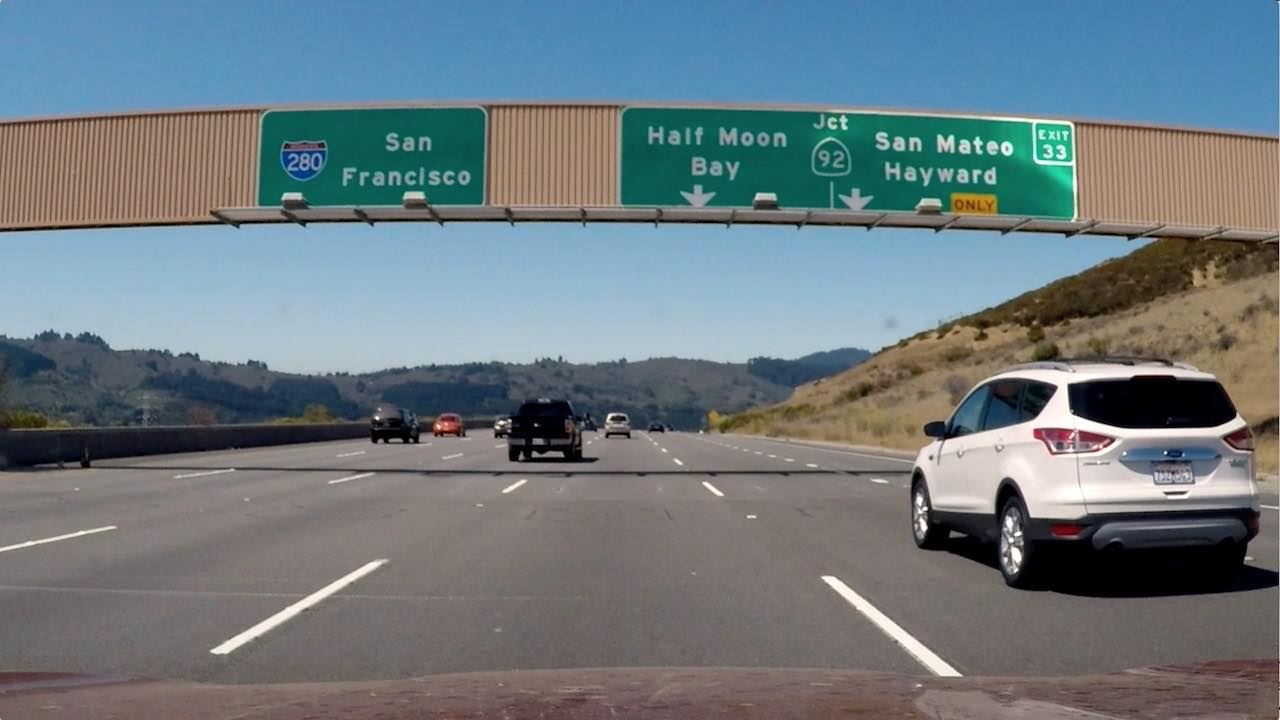
#> input picture examples/signs_vehicles_xygrad.jpg, 1280 x 720 px
$ jupyter execute --allow-errors example.ipynb   (shell and % lines are left out)   (older library calls are emulated)
#> lines starting #> are read from the running program, lines starting #| are printed output that depends on the picture
## Advanced Lane Finding Project

The goals / steps of this project are the following:

* Compute the camera calibration matrix and distortion coefficients given a set of chessboard images.
* Apply a distortion correction to raw images.
* Use color transforms, gradients, etc., to create a thresholded binary image.
* Apply a perspective transform to rectify binary image ("birds-eye view").
* Detect lane pixels and fit to find the lane boundary.
* Determine the curvature of the lane and vehicle position with respect to center.
* Warp the detected lane boundaries back onto the original image.
* Output visual display of the lane boundaries and numerical estimation of lane curvature and vehicle position.

---
## First, I'll compute the camera calibration using chessboard images

[cell 1]
import numpy as np
import cv2
import glob
import matplotlib.pyplot as plt

# prepare object points, like (0,0,0), (1,0,0), (2,0,0) ....,(6,5,0)
objp = np.zeros((6*9,3), np.float32)
objp[:,:2] = np.mgrid[0:9,0:6].T.reshape(-1,2)

# Arrays to store object points and image points from all the images.
objpoints = [] # 3d points in real world space
imgpoints = [] # 2d points in image plane.

# Make a list of calibration images
images = glob.glob('../camera_cal/calibration*.jpg')

# Step through the list and search for chessboard corners
for fname in images:
    img = cv2.imread(fname)
    gray = cv2.cvtColor(img,cv2.COLOR_BGR2GRAY)

    # Find the chessboard corners
    ret, corners = cv2.findChessboardCorners(gray, (9,6),None)

    # If found, add object points, image points
    if ret == True:
        objpoints.append(objp)
        imgpoints.append(corners)

        # Draw and display the corners
        img = cv2.drawChessboardCorners(img, (9,6), corners, ret)
        cv2.imshow('img',img)
        cv2.waitKey(500)

cv2.destroyAllWindows()

## And so on and so forth...

[cell 2]
import numpy as np
import cv2
import matplotlib.pyplot as plt
import matplotlib.image as mpimg
import pickle


# Read in an image
image = mpimg.imread('signs_vehicles_xygrad.jpg')
#> image is the input picture: shape (720, 1280, 3); mean R, G, B 109.2, 121.6, 127.4
# Define a function that applies Sobel x and y,
# then computes the direction of the gradient
# and applies a threshold.
def dir_threshold(img, sobel_kernel=3, thresh=(0, np.pi/2)):
    # Apply the following steps to img
    # 1) Convert to grayscale
#> called with sobel_kernel = 15, thresh = (0.7, 1.3)
    gray = cv2.cvtColor(img, cv2.COLOR_RGB2GRAY)
    # 2) Take the gradient in x and y separately
    sobelx = cv2.Sobel(gray, cv2.CV_64F, 1, 0, ksize=sobel_kernel)
    sobely = cv2.Sobel(gray, cv2.CV_64F, 0, 1, ksize=sobel_kernel)
    # 3) Take the absolute value of the x and y gradient
    # 4) Use np.arctan2(abs_sobely, abs_sobelx) to calculate the direction of the gradient
    absgraddir = np.arctan2(np.absolute(sobely), np.absolute(sobelx))
    # 5) Create a binary mask where direction thresholds are met
    binary_output =  np.zeros_like(absgraddir)
    # 6) Return this mask as your binary_output image
    binary_output[(absgraddir >= thresh[0]) & (absgraddir <= thresh[1])] = 1
    return binary_output

# Run the function
dir_binary = dir_threshold(image, sobel_kernel=15, thresh=(0.7,1.3))
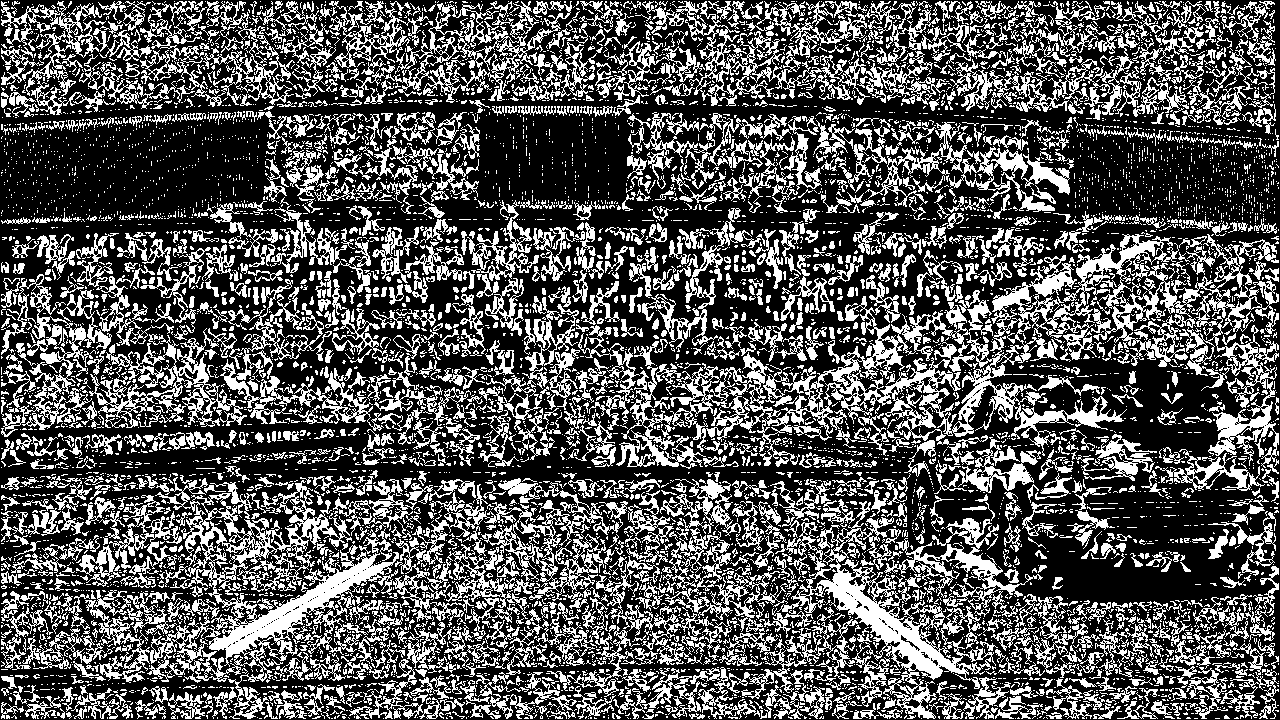
#> dir_binary: shape (720, 1280) float64; values 0 (black) and 1 (white), 33.8% white in thin lines or dots
# Plot the result
f, (ax1, ax2) = plt.subplots(1, 2, figsize=(24, 9))
f.tight_layout()
ax1.imshow(image)
ax1.set_title('Original Image', fontsize=50)
ax2.imshow(dir_binary, cmap='gray')
ax2.set_title('Thresholded Grad. Dir.', fontsize=50)
plt.subplots_adjust(left=0., right=1, top=0.9, bottom=0.)
plt.show()

[cell 3]
def abs_sobel_thresh(img, orient='x', sobel_kernel=3, thresh=(0, 255)):
    # Calculate directional gradient
    # Apply threshold
    return grad_binary

# [9 lines left out: functions mag_thresh, dir_threshold, not called in this run]

# Choose a Sobel kernel size
ksize = 3 # Choose a larger odd number to smooth gradient measurements

# Apply each of the thresholding functions
#> (the rest of this cell did not finish here and is left out)

[cell 4]
combined = np.zeros_like(dir_binary)
#> (the rest of this cell did not finish here and is left out)

[cell 5]
import numpy as np
import cv2
import matplotlib.pyplot as plt
import matplotlib.image as mpimg

image = mpimg.imread('test6.jpg')
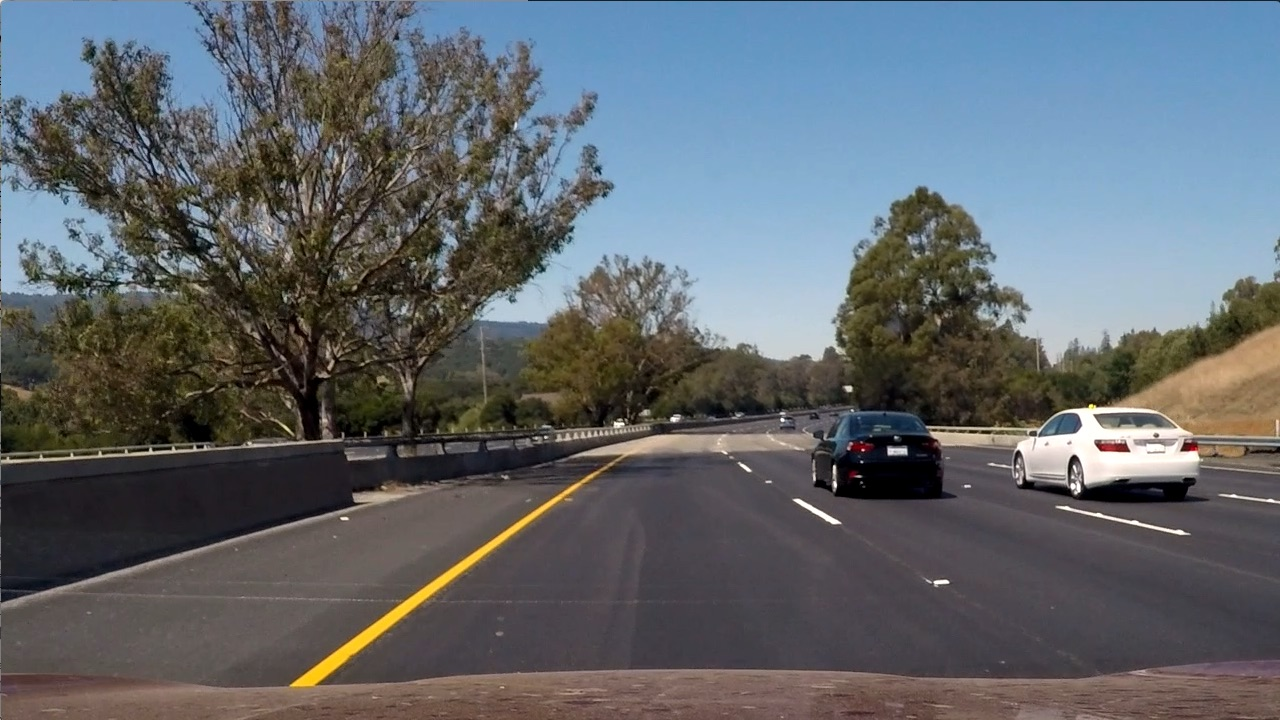
#> input picture examples/test6.jpg, 1280 x 720 px
#> image is the input picture: shape (720, 1280, 3); mean R, G, B 97, 102.6, 107.9
thresh = (180, 255)
gray = cv2.cvtColor(image, cv2.COLOR_RGB2GRAY)
binary = np.zeros_like(gray)
binary[(gray > thresh[0]) & (gray <= thresh[1])] = 1
plt.imshow(image)
plt.show()
plt.imshow(binary*255, cmap="gray", vmin=0, vmax=255)
plt.show()

[cell 6]
R = image[:,:,0]
G = image[:,:,1]
B = image[:,:,2]
plt.imshow(R,cmap="gray")
plt.show()
plt.imshow(G,cmap="gray")
plt.show()
plt.imshow(B,cmap="gray")
plt.show()

[cell 7]
thresh = (200, 255)
binary = np.zeros_like(R)
binary[(R > thresh[0]) & (R <= thresh[1])] = 1
plt.imshow(binary,cmap="gray")
plt.show()

[cell 8]
hls = cv2.cvtColor(image, cv2.COLOR_RGB2HLS)
#> hls: shape (720, 1280, 3); mean of channels 0, 1, 2 76.7, 102.2, 57.5
H = hls[:,:,0]
L = hls[:,:,1]
S = hls[:,:,2]
plt.imshow(H,cmap="gray")
plt.show()
plt.imshow(L,cmap="gray")
plt.show()
plt.imshow(S,cmap="gray")
plt.show()

[cell 9]
thresh = (90, 255)
binary = np.zeros_like(S)
binary[(S > thresh[0]) & (S <= thresh[1])] = 1
plt.imshow(binary,cmap="gray")
plt.show()

[cell 10]
thresh = (15, 100)
binary = np.zeros_like(H)
binary[(H > thresh[0]) & (H <= thresh[1])] = 1
plt.imshow(binary,cmap="gray")
plt.show()

[cell 11]
# Convert to HLS color space and separate the S channel
# Note: img is the undistorted image
img = mpimg.imread('test6.jpg')
hls = cv2.cvtColor(img, cv2.COLOR_RGB2HLS)
s_channel = hls[:,:,2]

# Grayscale image
# NOTE: we already saw that standard grayscaling lost color information for the lane lines
# Explore gradients in other colors spaces / color channels to see what might work better
gray = cv2.cvtColor(img, cv2.COLOR_RGB2GRAY)

# Sobel x
sobelx = cv2.Sobel(gray, cv2.CV_64F, 1, 0) # Take the derivative in x
abs_sobelx = np.absolute(sobelx) # Absolute x derivative to accentuate lines away from horizontal
scaled_sobel = np.uint8(255*abs_sobelx/np.max(abs_sobelx))

# Threshold x gradient
thresh_min = 20
thresh_max = 100
sxbinary = np.zeros_like(scaled_sobel)
sxbinary[(scaled_sobel >= thresh_min) & (scaled_sobel <= thresh_max)] = 1

# Threshold color channel
s_thresh_min = 170
s_thresh_max = 255
s_binary = np.zeros_like(s_channel)
s_binary[(s_channel >= s_thresh_min) & (s_channel <= s_thresh_max)] = 1

# Stack each channel to view their individual contributions in green and blue respectively
# This returns a stack of the two binary images, whose components you can see as different colors
color_binary = np.dstack(( np.zeros_like(sxbinary), sxbinary, s_binary)) * 255

# Combine the two binary thresholds
combined_binary = np.zeros_like(sxbinary)
combined_binary[(s_binary == 1) | (sxbinary == 1)] = 1

# Plotting thresholded images
f, (ax1, ax2) = plt.subplots(1, 2, figsize=(20,10))
ax1.set_title('Stacked thresholds')
ax1.imshow(color_binary)

ax2.set_title('Combined S channel and gradient thresholds')
ax2.imshow(combined_binary, cmap='gray')
plt.show()

[cell 12]
import numpy as np
import cv2
import matplotlib.pyplot as plt

# Assuming you have created a warped binary image called "binary_warped"
# Take a histogram of the bottom half of the image
binary_warped = mpimg.imread('warped-example.jpg')
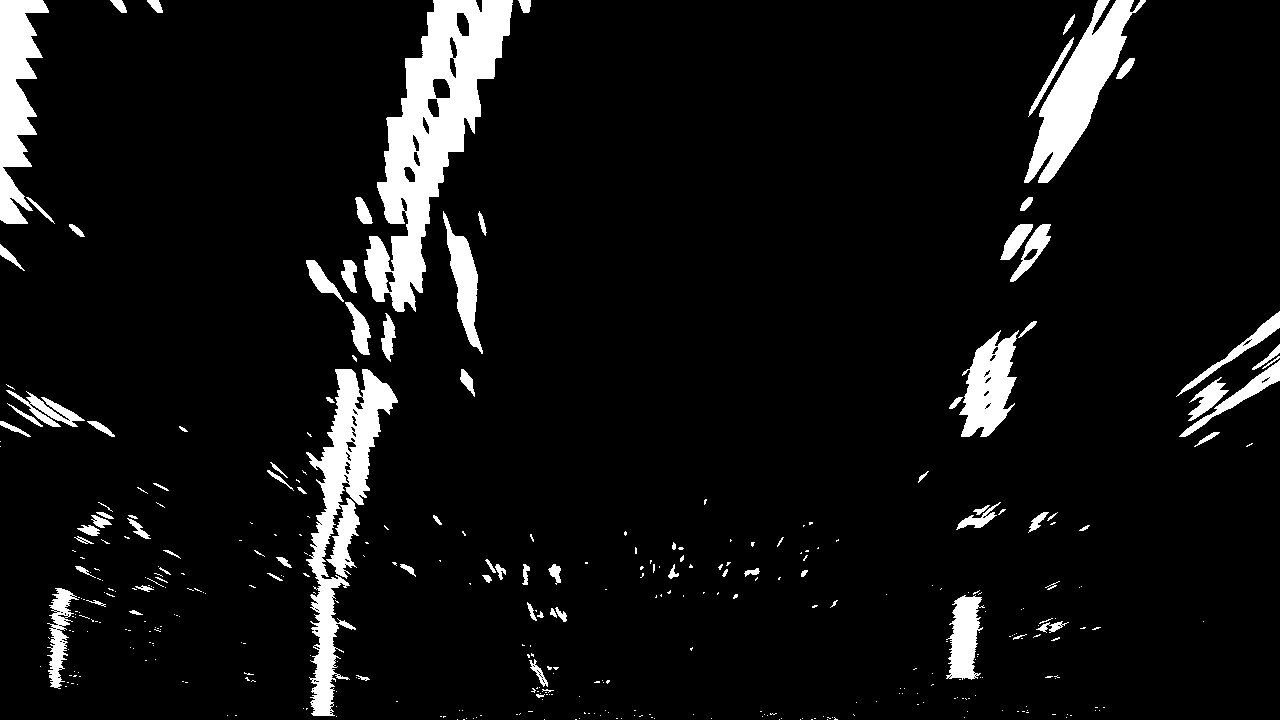
#> input picture examples/warped-example.jpg, 1280 x 720 px
#> binary_warped is the input picture: shape (720, 1280); min 0, max 255, mean 18.5
histogram = np.sum(binary_warped[binary_warped.shape[0]//2:,:], axis=0)
#> histogram = 1280 values, max 62445 at index 327, min 0 at index 208, mean 5170.2
# Create an output image to draw on and  visualize the result
out_img = np.dstack((binary_warped, binary_warped, binary_warped))*255
# Find the peak of the left and right halves of the histogram
# These will be the starting point for the left and right lines
midpoint = np.int(histogram.shape[0]/2)
leftx_base = np.argmax(histogram[:midpoint])
#> leftx_base = 327
rightx_base = np.argmax(histogram[midpoint:]) + midpoint
#> rightx_base = 971

# Choose the number of sliding windows
nwindows = 9
# Set height of windows
window_height = np.int(binary_warped.shape[0]/nwindows)
# Identify the x and y positions of all nonzero pixels in the image
nonzero = binary_warped.nonzero()
#> nonzero = 89486 positions, rows 0 to 719, columns 0 to 1279
nonzeroy = np.array(nonzero[0])
nonzerox = np.array(nonzero[1])
# Current positions to be updated for each window
leftx_current = leftx_base
#> leftx_current = 327
rightx_current = rightx_base
#> rightx_current = 971
# Set the width of the windows +/- margin
margin = 80
# Set minimum number of pixels found to recenter window
minpix = 50
# Create empty lists to receive left and right lane pixel indices
left_lane_inds = []
right_lane_inds = []

# Step through the windows one by one
for window in range(nwindows):
    # Identify window boundaries in x and y (and right and left)
    win_y_low = binary_warped.shape[0] - (window+1)*window_height
    win_y_high = binary_warped.shape[0] - window*window_height
    win_xleft_low = leftx_current - margin
    win_xleft_high = leftx_current + margin
    win_xright_low = rightx_current - margin
    win_xright_high = rightx_current + margin
    # Draw the windows on the visualization image
    cv2.rectangle(out_img,(win_xleft_low,win_y_low),(win_xleft_high,win_y_high),
    (0,255,0), 2)
    cv2.rectangle(out_img,(win_xright_low,win_y_low),(win_xright_high,win_y_high),
    (0,255,0), 2)
    # Identify the nonzero pixels in x and y within the window
    good_left_inds = ((nonzeroy >= win_y_low) & (nonzeroy < win_y_high) &
    (nonzerox >= win_xleft_low) &  (nonzerox < win_xleft_high)).nonzero()[0]
    good_right_inds = ((nonzeroy >= win_y_low) & (nonzeroy < win_y_high) &
    (nonzerox >= win_xright_low) &  (nonzerox < win_xright_high)).nonzero()[0]
    # Append these indices to the lists
    left_lane_inds.append(good_left_inds)
    right_lane_inds.append(good_right_inds)
    # If you found > minpix pixels, recenter next window on their mean position
    if len(good_left_inds) > minpix:
        leftx_current = np.int(np.mean(nonzerox[good_left_inds]))
    if len(good_right_inds) > minpix:
        rightx_current = np.int(np.mean(nonzerox[good_right_inds]))
#> this loop made 9 passes
#> (win_xleft_low, win_xleft_high, win_xright_low, win_xright_high, leftx_current, rightx_current) on passes 1 to 8: (247, 407, 891, 1051, 324, 963), (244, 404, 883, 1043, 323, 974), (243, 403, 894, 1054, 330, 994), (250, 410, 914, 1074, 344, 977), (264, 424, 897, 1057, 366, 992), (286, 446, 912, 1072, 377, 1021), (297, 457, 941, 1101, 407, 1036), (327, 487, 956, 1116, 432, 1063)
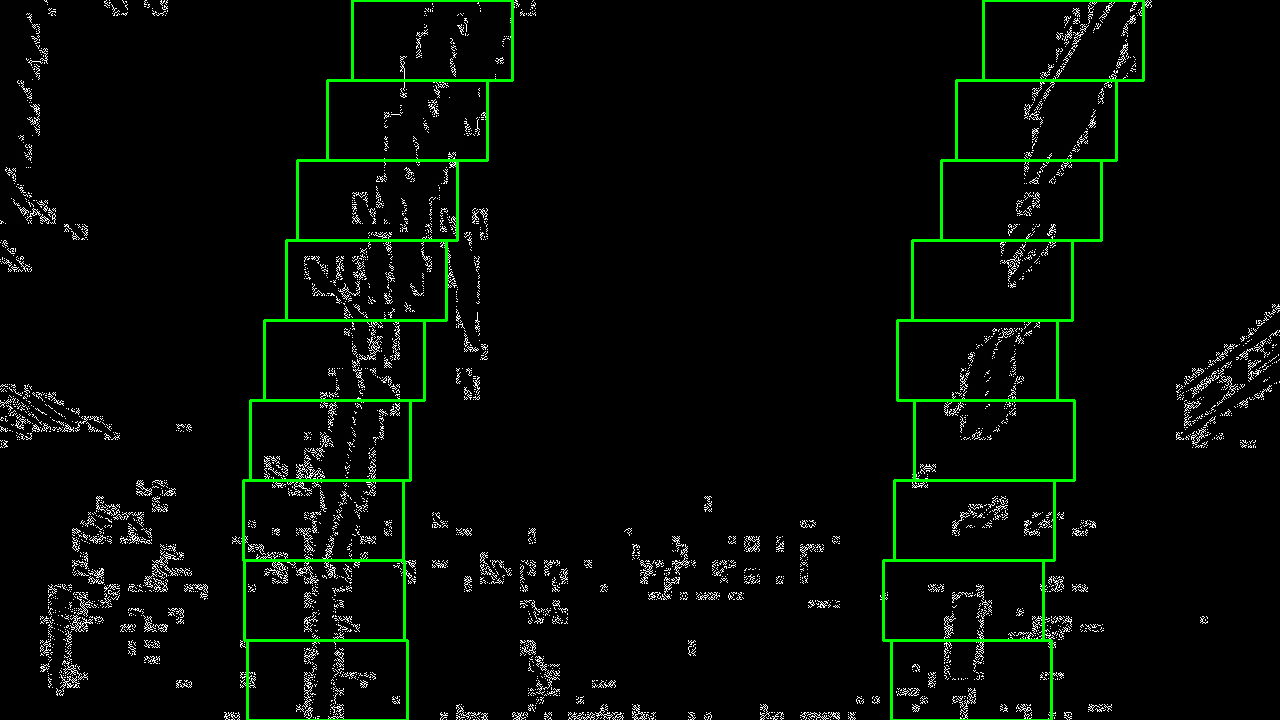
#> out_img: shape (720, 1280, 3); mean of channels 0, 1, 2 6.2, 11.1, 6.2; drawn as B, G, R
#> after the loop, left_lane_inds = 9 items; right_lane_inds = 9 items

# Concatenate the arrays of indices
left_lane_inds = np.concatenate(left_lane_inds)
right_lane_inds = np.concatenate(right_lane_inds)

# Extract left and right line pixel positions
leftx = nonzerox[left_lane_inds]
lefty = nonzeroy[left_lane_inds]
rightx = nonzerox[right_lane_inds]
righty = nonzeroy[right_lane_inds]

# Fit a second order polynomial to each
left_fit = np.polyfit(lefty, leftx, 2)
#> left_fit = [0.000291, -0.431, 478.7]
#> (the rest of the program and of its run is left out)
